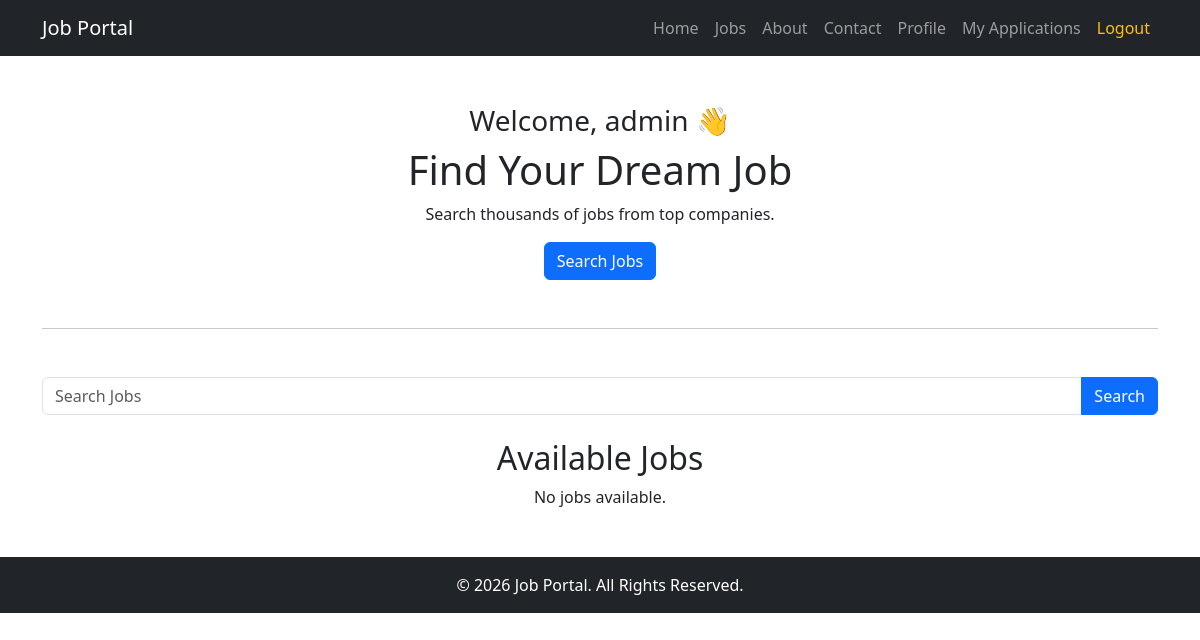
The app's page / (signed in), older data.
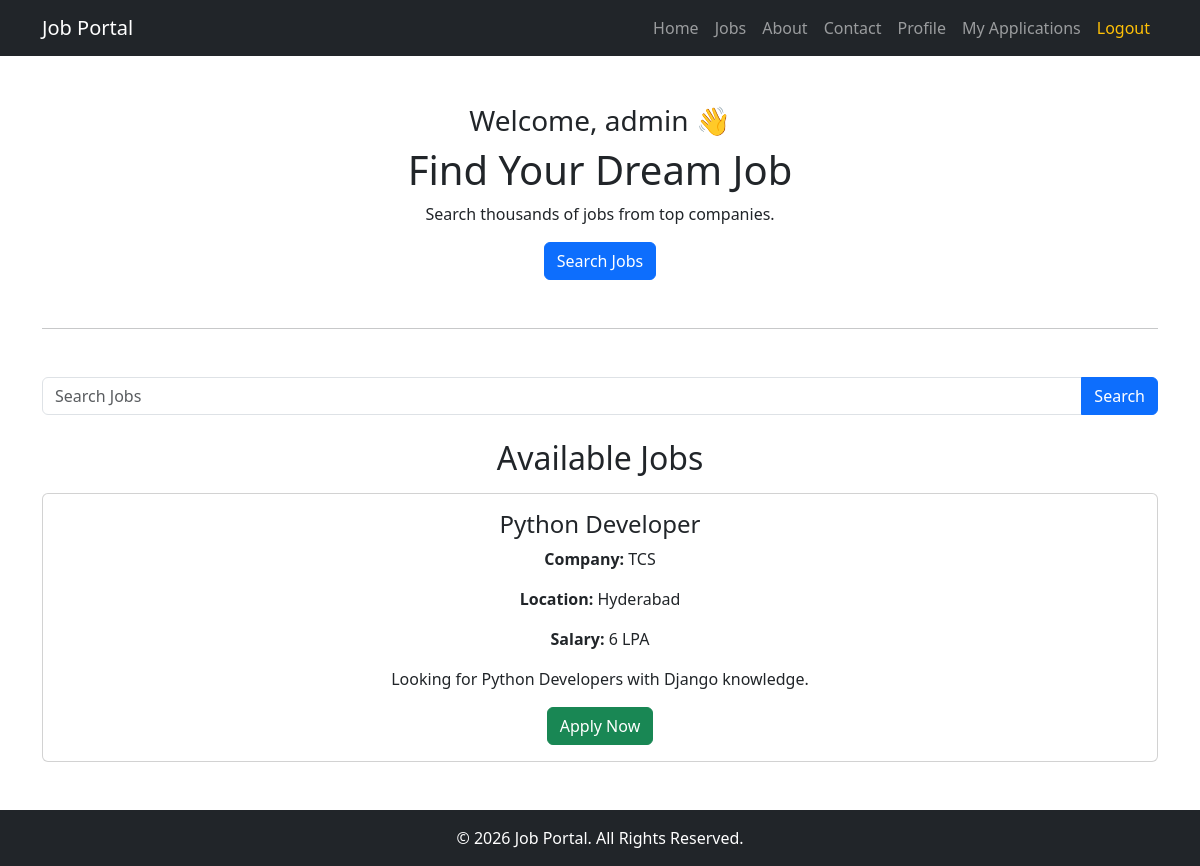
The same page, newer data.
### portal/models.py (models this page shows, shortened)
class Job(models.Model):
    title = models.CharField(max_length=100)
    company = models.CharField(max_length=100)
    location = models.CharField(max_length=100)
    salary = models.CharField(max_length=50)
    description = models.TextField()

### portal/views.py (the view)
# urls.py: 2. Add a URL to urlpatterns:  path('', views.home, name='home')
def home(request):
   if 'username' not in request.session:
        return redirect('login')
   search = request.GET.get('search')
   print(search)
   if search:
    jobs = Job.objects.filter(title__icontains=search)
    print(jobs)
   else:
    jobs = Job.objects.all()
   context = {
    'username': request.session['username'],
    'jobs': jobs
   }
   return render(request, 'home.html', context)

### portal/templates/home.html (shortened to what this page needs)
<!DOCTYPE html>
<html>
<head>
    <link href="https://cdn.jsdelivr.net/npm/bootstrap@5.3.3/dist/css/bootstrap.min.css" rel="stylesheet">
</head>
<body>
  <nav class="navbar navbar-expand-lg navbar-dark bg-dark">
    <div class="container">
        <a class="navbar-brand" href="#">Job Portal</a>
        <div class="navbar-nav ms-auto">
            <a class="nav-link" href="#">Home</a>
            <a class="nav-link" href="#">Jobs</a>
            <a class="nav-link" href="#">About</a>
            <a class="nav-link" href="#">Contact</a>
            {% if username %}
              <a class="nav-link" href="/profile/">Profile</a>
              <a class="nav-link" href="/my-applications/">My Applications</a>
              <a class="nav-link text-warning" href="/logout/">Logout</a>
            {% else %}
              <a class="nav-link" href="/login/">Login</a>
              <a class="nav-link" href="/register/">Register</a>
            {% endif %}
        </div>
    </div>
</nav>
<div class="container text-center mt-5">
    <h3>Welcome, {{ username }} 👋</h3>
    <h1>Find Your Dream Job</h1>
    <p>
        Search thousands of jobs from top companies.
    </p>
    <button class="btn btn-primary">
        Search Jobs
    </button>
    <hr class="my-5">
    <form method="GET" class="mb-4">
      <div class="input-group">
        <input
            type="text"
            name="search"
            class="form-control"
            placeholder="Search Jobs">
        <button class="btn btn-primary" type="submit">
            Search
        </button>
    </div>
</form>
<h2>Available Jobs</h2>
{% for job in jobs %}
<div class="card mt-3">
    <div class="card-body">
        <h4>{{ job.title }}</h4>
        <p><b>Company:</b> {{ job.company }}</p>
        <p><b>Location:</b> {{ job.location }}</p>
        <p><b>Salary:</b> {{ job.salary }}</p>
        <p>{{ job.description }}</p>
        <a href="/apply/{{ job.id }}/" class="btn btn-success">
          Apply Now
        </a>
    </div>
</div>
{% empty %}
<p>No jobs available.</p>
{% endfor %}
</div>
<footer class="bg-dark text-white text-center p-3 mt-5">
    © 2026 Job Portal. All Rights Reserved.
</footer>
</body>
</html>

Row changes from the older to the newer data that the page shows:
added Job: title "Python Developer", company "TCS", location "Hyderabad", salary "6 LPA", description "Looking for Python Developers with Django knowledge."
Text that changed along with them:
text no longer shown: "No jobs available."
